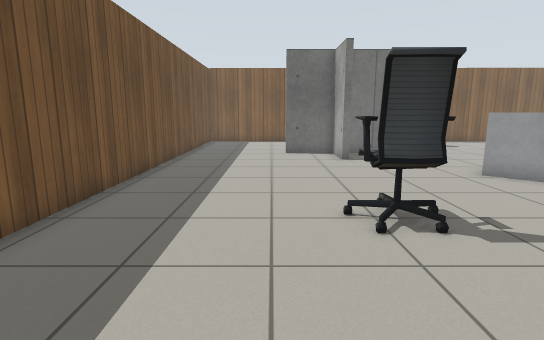
view 1 (above)

18 first-person views from a walk through a Gazebo world. The camera is 1 m above the floor, tilts 10° down and sees 80° across. The lines on the ground mark 1 m squares. The floor is counted in squares, 0.5 m on a side. Each view is taken from the middle of a square. On the plan, view 1 faces up. The plan holds only what a view shows up to about 18 squares ahead; the rest is blank. Simple patterns stand in for the simulator's built-in surfaces.

view 2
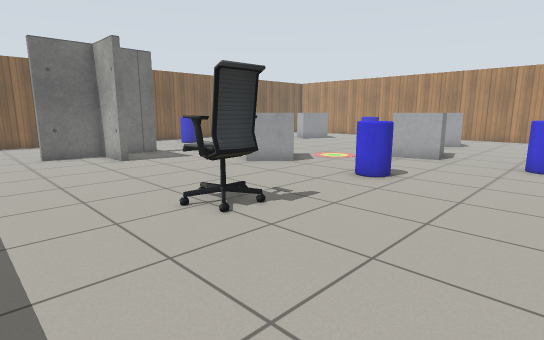

view 3
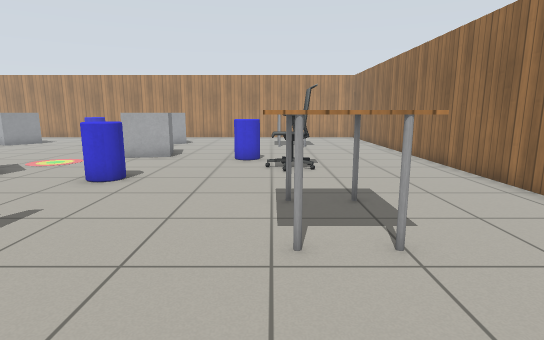

view 4
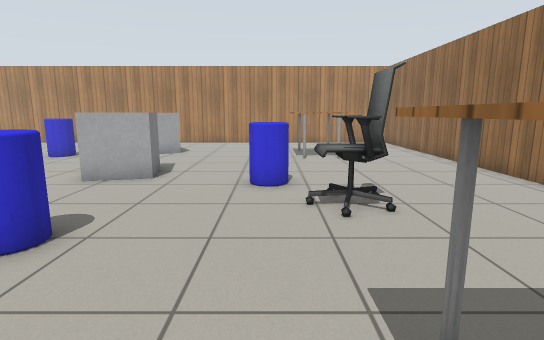

view 5
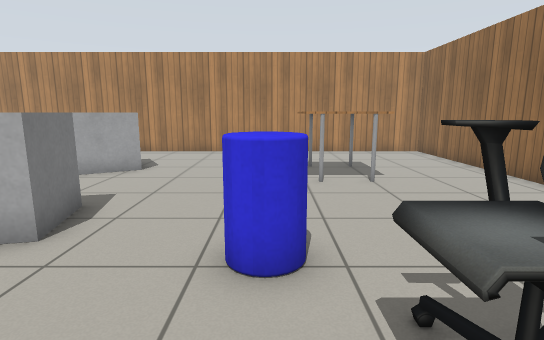

view 6
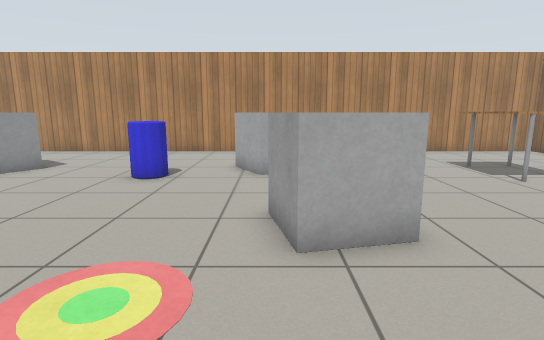

view 7
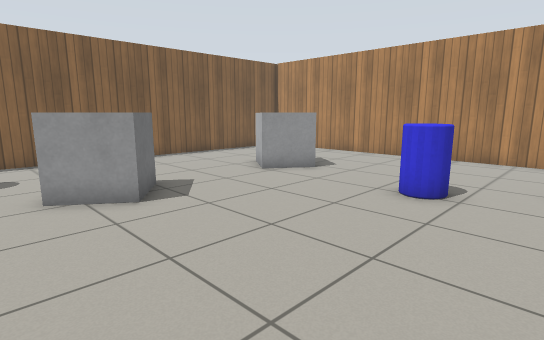

view 8
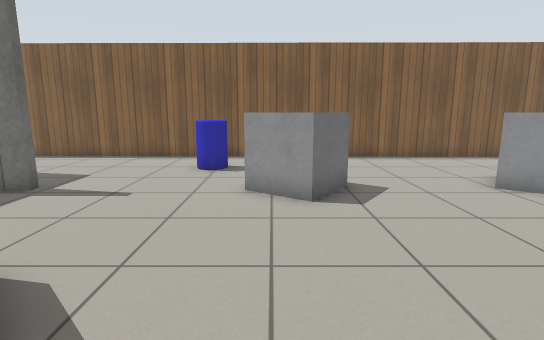

view 9
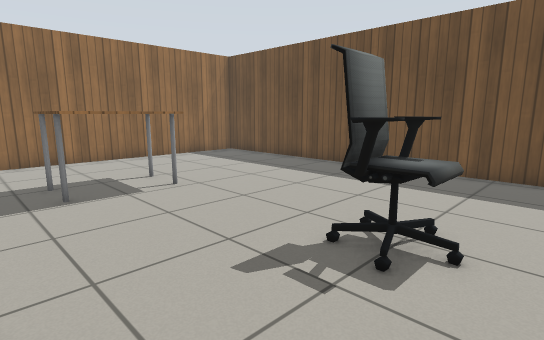

view 10
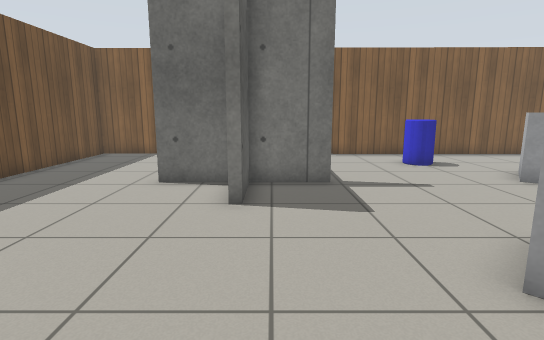

view 11
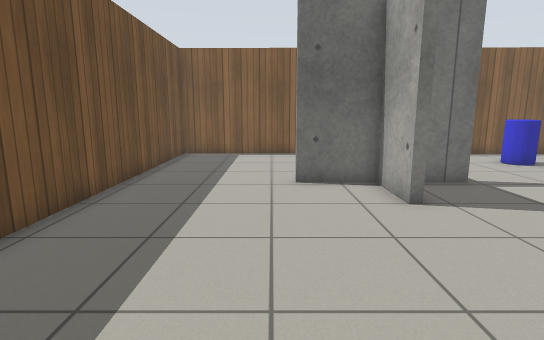

view 12
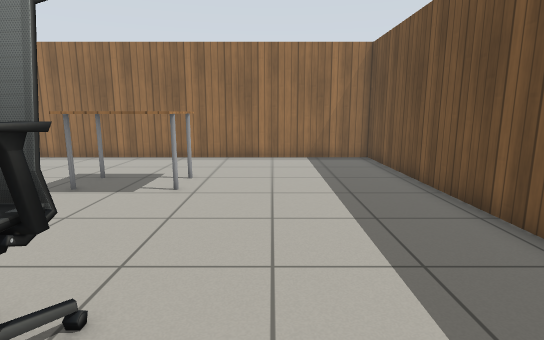

view 13
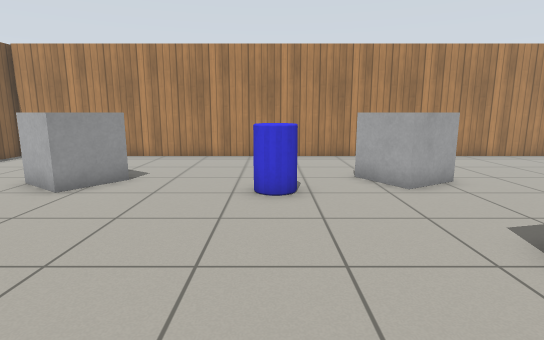

view 14
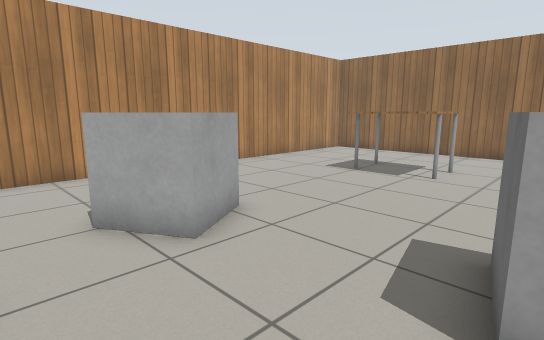

view 15
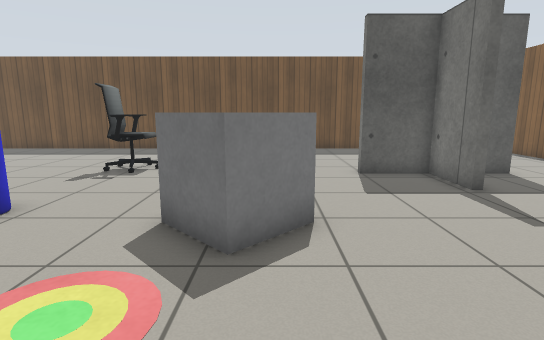

view 16
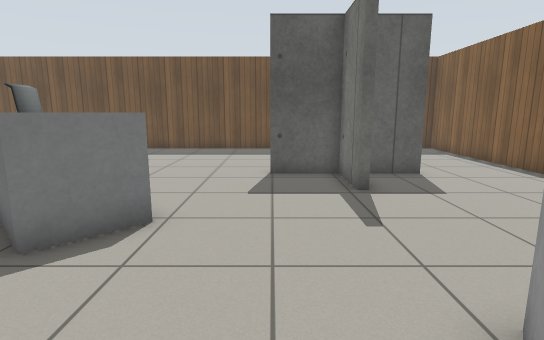

view 17
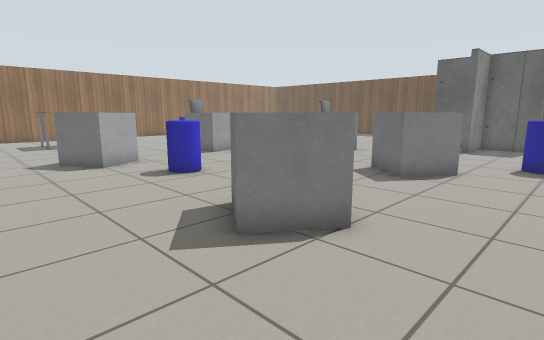

view 18
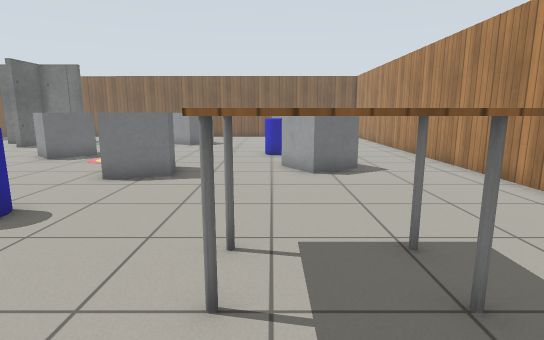

### Floor plan
Key: @ floor where view 1 was taken; # wall or solid block; . floor; = window, fence, low wall or low ledge; C office chair; T table; O other object.
Columns run from 5 left of view 1 to 25 right of it. Each row starts with its distance up from view 1.
 23 ###############################
 22 #.............................#
 21 #.............................#
 20 #..............O............  #
 19 #...... ..................... #
 18 #...... #.........O.....O.....#
 17 #...... #........OOO....OOO...#
 16 #.....#####......OO....OOO....#
 15 #.......#.........O...........#
 14 #.......#.....................#
 13 #.............................#
 12 #............O................#
 11 #............OO........OO.....#
 10 #...........OOO...............#
  9 #............O................#
  8 #.......................OO....#
  7 #.................OO....O O...#
  6 #......CC.........OO....OO....#
  5 #......CC...OO....OOO.........#
  4 #.............................#
  3 #.............................#
  2 #.............................#
  1 #................OO...........#
  0 #....@..TTT....=.......TTT....#
 -1 #.......T T....#.......T T....#
 -2 #.......T T............TTT....#
 -3 #.............................#
 -4 #.............................#
 -5 #.............................#
 -6 #.............................#
 -7 ###############################

Positions as (right, up) in squares from view 1, and headings:
1: (0, 0), facing up
2: (-2, 0), facing up-right
3: (-2, 0), facing right
4: (3, 1), facing right
5: (8, 1), facing right
6: (8, 7), facing right
7: (10, 8), facing up-right
8: (12, 8), facing up
9: (7, 8), facing down-left
10: (4, 7), facing up
11: (0, 7), facing up
12: (0, 8), facing down
13: (10, 11), facing right
14: (14, 10), facing down-right
15: (14, 11), facing left
16: (14, 14), facing left
17: (24, 21), facing down-left
18: (18, -5), facing up
